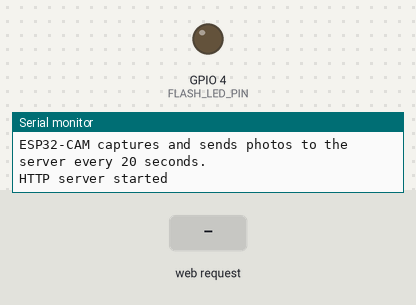
The sketch below on a simulated ESP32. Parts: output pins drawn as LEDs (lit = HIGH), the last lines printed to the serial monitor. The test bench sets the inputs (shaded band). WiFi joins after 1.5 s; servers stay silent unless stated; uploads are accepted with an empty reply; the camera gives no picture; web services answer with replies made up by the test bench.

Above: at 7.2 s.
7.3 s: HTTP request GET /on received
At 8.6 s:
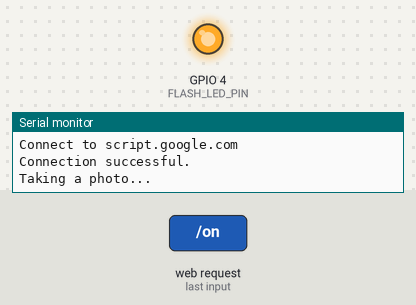
Timing chart, 0 to 11.1 s (numbered marks = the images above; inputs shaded):
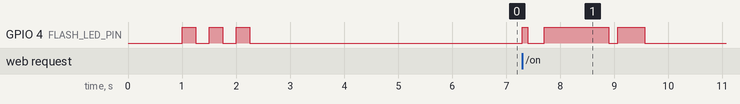

The sketch:

ESP32-CAM-AI-RecipesAndShopList.ino
```cpp
// Подключение необходимых библиотек
#include <WiFi.h>
#include <WiFiClientSecure.h>
#include "soc/soc.h"
#include "soc/rtc_cntl_reg.h"
#include "Base64.h"
#include "esp_camera.h"
#include <WebServer.h>

extern "C" {
  #include "mbedtls/base64.h"
}

WebServer server(80);


//========================================
// Telegram
const char* BOT_TOKEN = "токен_бота";
const char* CHAT_ID = "id_чата";


// Данные для подключения к Wi-Fi
const char* ssid = "your_SSID"; // Замените на свои данные
const char* password = "your_PASSWORD"; // Замените на свои данные


// Данные для загрузки фото в Google Drive: "Deployment ID" GAS проекта и имя папки
String myDeploymentID = "Deployment_ID_of_your_application"; // Замените на свои данные
String myMainFolderName = "PhotosOfProducts";


// Переменная для настройки захвата фото со светодиодной вспышкой.
// Установите значение "false", тогда светодиод вспышки не будет загораться при захвате фото.
// Установите значение "true", тогда светодиод вспышки загорается при захвате фото.
bool LED_Flash_ON = true;
//========================================


// Определение GPIO-выводов для модуля камеры AI THINKER
#define PWDN_GPIO_NUM     32
#define RESET_GPIO_NUM    -1
#define XCLK_GPIO_NUM      0
#define SIOD_GPIO_NUM     26
#define SIOC_GPIO_NUM     27

#define Y9_GPIO_NUM       35
#define Y8_GPIO_NUM       34
#define Y7_GPIO_NUM       39
#define Y6_GPIO_NUM       36
#define Y5_GPIO_NUM       21
#define Y4_GPIO_NUM       19
#define Y3_GPIO_NUM       18
#define Y2_GPIO_NUM        5
#define VSYNC_GPIO_NUM    25
#define HREF_GPIO_NUM     23
#define PCLK_GPIO_NUM     22


// Определение GPIO для светодиодной вспышки
#define FLASH_LED_PIN 4


// Создание защищенного Wi-Fi клиента
WiFiClientSecure client;

// Функция проверки соединения с Google Apps Script
void Test_Con() {
  const char* host = "script.google.com";
  while(1) {
    Serial.println("-----------");
    Serial.println("Connection Test...");
    Serial.println("Connect to " + String(host));

    client.setInsecure();

    if (client.connect(host, 443)) {
      Serial.println("Connection successful.");
      Serial.println("-----------");
      client.stop();
      break;
    } else {
      Serial.println("Connected to " + String(host) + " failed.");
      Serial.println("Wait a moment for reconnecting.");
      Serial.println("-----------");
      client.stop();
    }

    delay(1000);
  }
}


// Функция захвата и отправки фото в Google Drive
void SendCapturedPhotos() {
  const char* host = "script.google.com";
  Serial.println();
  Serial.println("-----------");
  Serial.println("Connect to " + String(host));

  client.setInsecure();

  // Вспышка мигает, сигнализируя начало передачи
  digitalWrite(FLASH_LED_PIN, HIGH);
  delay(100);
  digitalWrite(FLASH_LED_PIN, LOW);
  delay(100);
  //----------------------------------------

  // Процесс подключения, захвата и отправки фотографий на Google Диск.
  if (client.connect(host, 443)) {
    Serial.println("Connection successful.");

    if (LED_Flash_ON == true) {
      digitalWrite(FLASH_LED_PIN, HIGH);
      delay(100);
    }

    // Захват фото
    Serial.println();
    Serial.println("Taking a photo...");

    for (int i = 0; i <= 3; i++) {
      camera_fb_t * fb = NULL;
      fb = esp_camera_fb_get();
       if(!fb) {
          Serial.println("Camera capture failed");
          Serial.println("Restarting the ESP32 CAM.");
          delay(1000);
          ESP.restart();
          return;
        }
      esp_camera_fb_return(fb);
      delay(200);
    }

    camera_fb_t * fb = NULL;
    fb = esp_camera_fb_get();
    if(!fb) {
      Serial.println("Camera capture failed");
      Serial.println("Restarting the ESP32 CAM.");
      delay(1000);
      ESP.restart();
      return;
    }

    if (LED_Flash_ON == true) digitalWrite(FLASH_LED_PIN, LOW);

    Serial.println("Taking a photo was successful.");
    //..............................

    // Отправка фото в Google Drive
    Serial.println();
    Serial.println("Sending image to Google Drive.");
    Serial.println("Size: " + String(fb->len) + "byte");

    String url = "/macros/s/" + myDeploymentID + "/exec?folder=" + myMainFolderName;

    client.println("POST " + url + " HTTP/1.1");
    client.println("Host: " + String(host));
    client.println("Transfer-Encoding: chunked");
    client.println();

    int fbLen = fb->len;
    char *input = (char *)fb->buf;
    int chunkSize = 3 * 1000; // должно быть кратно 3
    int chunkBase64Size = base64_enc_len(chunkSize);
    char output[chunkBase64Size + 1];

    Serial.println();
    int chunk = 0;
    for (int i = 0; i < fbLen; i += chunkSize) {
      int l = base64_encode(output, input, min(fbLen - i, chunkSize));
      client.print(l, HEX);
      client.print("\r\n");
      client.print(output);
      client.print("\r\n");
      delay(100);
      input += chunkSize;
      Serial.print(".");
      chunk++;
      if (chunk % 50 == 0) {
        Serial.println();
      }
    }
    client.print("0\r\n");
    client.print("\r\n");

    esp_camera_fb_return(fb);
    //..............................

    // Ожидание ответа
    Serial.println("Waiting for response.");
    long int StartTime = millis();
    while (!client.available()) {
      Serial.print(".");
      delay(100);
      if ((StartTime + 10 * 1000) < millis()) {
        Serial.println();
        Serial.println("No response.");
        break;
      }
    }
    Serial.println();
    while (client.available()) {
      Serial.print(char(client.read()));
    }
    //..............................

    // Светодиод вспышки мигает один раз, указывая на успешную отправку фотографий на Google Диск
    digitalWrite(FLASH_LED_PIN, HIGH);
    delay(500);
    digitalWrite(FLASH_LED_PIN, LOW);
    delay(500);
    //..............................
  }
  else {
    Serial.println("Connected to " + String(host) + " failed.");

    // Светодиод мигает дважды, указывая на сбой подключения
    digitalWrite(FLASH_LED_PIN, HIGH);
    delay(500);
    digitalWrite(FLASH_LED_PIN, LOW);
    delay(500);
    digitalWrite(FLASH_LED_PIN, HIGH);
    delay(500);
    digitalWrite(FLASH_LED_PIN, LOW);
    delay(500);
    //..............................
  }
  //----------------------------------------

  Serial.println("-----------");

  client.stop();
}
//________________________________________________________________________________

//________________________________________________________________________________ VOID SETUP()
void setup() {
  // Настройка конфигурации ESP32-CAM, выполняется один раз при запуске

  // Отключаем детектор падения напряжения (brownout detector), чтобы избежать сбоев
  WRITE_PERI_REG(RTC_CNTL_BROWN_OUT_REG, 0);

  Serial.begin(115200);
  Serial.println();
  delay(1000);

  // Устанавливаем пин светодиода вспышки в режим выхода
  pinMode(FLASH_LED_PIN, OUTPUT);

  // Установка ESP32 в режим станции Wi-Fi
  Serial.println();
  Serial.println("Setting the ESP32 WiFi to station mode.");
  WiFi.mode(WIFI_STA);

  // Подключение к Wi-Fi точке доступа
  Serial.println();
  Serial.print("Connecting to : ");
  Serial.println(ssid);
  WiFi.begin(ssid, password);

  // Время ожидания процесса подключения ESP32 CAM к точке доступа WiFi/маршрутизатору WiFi составляет 20 секунд.
  // Если в течение 20 секунд ESP32 CAM не будет успешно подключен к WiFi, ESP32 CAM перезапустится.
  // Я установил это условие, потому что на моем ESP32-CAM бывают моменты, когда кажется, что он не может подключиться к WiFi, поэтому его нужно перезапустить, чтобы подключиться к WiFi.
  int connecting_process_timed_out = 20; // 20 секунд
  connecting_process_timed_out = connecting_process_timed_out * 2;
  while (WiFi.status() != WL_CONNECTED) {
    Serial.print(".");
    digitalWrite(FLASH_LED_PIN, HIGH);
    delay(250);
    digitalWrite(FLASH_LED_PIN, LOW);
    delay(250);
    if(connecting_process_timed_out > 0) connecting_process_timed_out--;
    if(connecting_process_timed_out == 0) {
      Serial.println();
      Serial.print("Failed to connect to ");
      Serial.println(ssid);
      Serial.println("Restarting the ESP32 CAM.");
      delay(1000);
      ESP.restart();
    }
  }

  // Отключаем светодиод после успешного подключения
  digitalWrite(FLASH_LED_PIN, LOW);

  Serial.println();
  Serial.print("Successfully connected to ");
  Serial.println(ssid);
  Serial.print("IP-адрес ESP32-CAM: ");
  Serial.println(WiFi.localIP());
  //----------------------------------------

  // Настройка камеры ESP32-CAM
  Serial.println();
  Serial.println("Set the camera ESP32 CAM...");

  camera_config_t config;
  config.ledc_channel = LEDC_CHANNEL_0;
  config.ledc_timer = LEDC_TIMER_0;
  config.pin_d0 = Y2_GPIO_NUM;
  config.pin_d1 = Y3_GPIO_NUM;
  config.pin_d2 = Y4_GPIO_NUM;
  config.pin_d3 = Y5_GPIO_NUM;
  config.pin_d4 = Y6_GPIO_NUM;
  config.pin_d5 = Y7_GPIO_NUM;
  config.pin_d6 = Y8_GPIO_NUM;
  config.pin_d7 = Y9_GPIO_NUM;
  config.pin_xclk = XCLK_GPIO_NUM;
  config.pin_pclk = PCLK_GPIO_NUM;
  config.pin_vsync = VSYNC_GPIO_NUM;
  config.pin_href = HREF_GPIO_NUM;
  config.pin_sscb_sda = SIOD_GPIO_NUM;
  config.pin_sscb_scl = SIOC_GPIO_NUM;
  config.pin_pwdn = PWDN_GPIO_NUM;
  config.pin_reset = RESET_GPIO_NUM;
  config.xclk_freq_hz = 20000000;
  config.pixel_format = PIXFORMAT_JPEG;

  // Инициализация камеры с высоким качеством, если доступна PSRAM
  if(psramFound()){
    config.frame_size = FRAMESIZE_UXGA;
    config.jpeg_quality = 10;  // 0-63, чем ниже число, тем выше качество
    config.fb_count = 2;
  } else {
    config.frame_size = FRAMESIZE_SVGA;
    config.jpeg_quality = 8;
    config.fb_count = 1;
  }

  // Инициализация камеры
  esp_err_t err = esp_camera_init(&config);
  if (err != ESP_OK) {
    Serial.printf("Camera init failed with error 0x%x", err);
    Serial.println();
    Serial.println("Restarting the ESP32 CAM.");
    delay(1000);
    ESP.restart();
  }

  sensor_t * s = esp_camera_sensor_get();

  // При необходимости, поменяйте разрешение камеры:
  // -UXGA   = 1600 x 1200 pixels
  // -SXGA   = 1280 x 1024 pixels
  // -XGA    = 1024 x 768  pixels
  // -SVGA   = 800 x 600   pixels
  // -VGA    = 640 x 480   pixels
  // -CIF    = 352 x 288   pixels
  // -QVGA   = 320 x 240   pixels
  // -HQVGA  = 240 x 160   pixels
  // -QQVGA  = 160 x 120   pixels
  s->set_framesize(s, FRAMESIZE_SXGA);  //--> UXGA|SXGA|XGA|SVGA|VGA|CIF|QVGA|HQVGA|QQVGA

  Serial.println("Setting the camera successfully.");
  Serial.println();

  delay(1000);

  Test_Con();

  Serial.println();
  Serial.println("ESP32-CAM captures and sends photos to the server every 20 seconds.");
  Serial.println();
  delay(2000);


  // обработка входящего HTTP-запроса
  server.on("/on", handleOn);
  server.begin();
  Serial.println("HTTP server started");

}


// Функция отправки Telegram-сообщения
void sendTelegramMessage(String message) {
  WiFiClientSecure tgClient;
  tgClient.setInsecure();
  if (!tgClient.connect("api.telegram.org", 443)) {
    Serial.println("Telegram connection failed");
    return;
  }

  String url = "/bot" + String(BOT_TOKEN) + "/sendMessage";
  String data = "chat_id=" + String(CHAT_ID) + "&text=" + urlencode(message);

  tgClient.println("POST " + url + " HTTP/1.1");
  tgClient.println("Host: api.telegram.org");
  tgClient.println("Content-Type: application/x-www-form-urlencoded");
  tgClient.print("Content-Length: ");
  tgClient.println(data.length());
  tgClient.println();
  tgClient.print(data);

  while (tgClient.connected()) {
    String line = tgClient.readStringUntil('\n');
    if (line == "\r") break;
  }

  Serial.println("Telegram response:");
  Serial.println(tgClient.readString());
}

String urlencode(String str) {
  String encoded = "";
  char c;
  char code0, code1;
  for (int i = 0; i < str.length(); i++) {
    c = str.charAt(i);
    if (isalnum(c)) {
      encoded += c;
    } else {
      code0 = (c >> 4) & 0xF;
      code1 = c & 0xF;
      encoded += '%';
      encoded += "0123456789ABCDEF"[code0];
      encoded += "0123456789ABCDEF"[code1];
    }
  }
  return encoded;
}


// Обработчик команды /on
void handleOn() {
  server.send(200, "text/plain", "Снимок выполняется...");
  Serial.println("/on triggered");
  SendCapturedPhotos();  // отправляем снимок на диск
  sendTelegramMessage("📸 Снимок выполнен и отправлен");
}


// тут код для многократного выполнения
void loop() {

  // проверка и обработка новых входящих запросов
  server.handleClient();
}
```

Base64.cpp
```cpp
// (licence header left out)
#if (defined(__AVR__))
#include <avr\pgmspace.h>
#else
#include <pgmspace.h>
#endif

const char PROGMEM b64_alphabet[] = "ABCDEFGHIJKLMNOPQRSTUVWXYZ"
        "abcdefghijklmnopqrstuvwxyz"
        "0123456789+/";

/* 'Private' declarations */
inline void a3_to_a4(unsigned char * a4, unsigned char * a3);
inline void a4_to_a3(unsigned char * a3, unsigned char * a4);
inline unsigned char b64_lookup(char c);

int base64_encode(char *output, char *input, int inputLen) {
    int i = 0, j = 0;
    int encLen = 0;
    unsigned char a3[3];
    unsigned char a4[4];

    while(inputLen--) {
        a3[i++] = *(input++);
        if(i == 3) {
            a3_to_a4(a4, a3);

            for(i = 0; i < 4; i++) {
                output[encLen++] = pgm_read_byte(&b64_alphabet[a4[i]]);
            }

            i = 0;
        }
    }

    if(i) {
        for(j = i; j < 3; j++) {
            a3[j] = '\0';
        }

        a3_to_a4(a4, a3);

        for(j = 0; j < i + 1; j++) {
            output[encLen++] = pgm_read_byte(&b64_alphabet[a4[j]]);
        }

        while((i++ < 3)) {
            output[encLen++] = '=';
        }
    }
    output[encLen] = '\0';
    return encLen;
}

int base64_decode(char * output, char * input, int inputLen) {
    int i = 0, j = 0;
    int decLen = 0;
    unsigned char a3[3];
    unsigned char a4[4];


    while (inputLen--) {
        if(*input == '=') {
            break;
        }

        a4[i++] = *(input++);
        if (i == 4) {
            for (i = 0; i <4; i++) {
                a4[i] = b64_lookup(a4[i]);
            }

            a4_to_a3(a3,a4);

            for (i = 0; i < 3; i++) {
                output[decLen++] = a3[i];
            }
            i = 0;
        }
    }

    if (i) {
        for (j = i; j < 4; j++) {
            a4[j] = '\0';
        }

        for (j = 0; j <4; j++) {
            a4[j] = b64_lookup(a4[j]);
        }

        a4_to_a3(a3,a4);

        for (j = 0; j < i - 1; j++) {
            output[decLen++] = a3[j];
        }
    }
    output[decLen] = '\0';
    return decLen;
}

int base64_enc_len(int plainLen) {
    int n = plainLen;
    return (n + 2 - ((n + 2) % 3)) / 3 * 4;
}

int base64_dec_len(char * input, int inputLen) {
    int i = 0;
    int numEq = 0;
    for(i = inputLen - 1; input[i] == '='; i--) {
        numEq++;
    }

    return ((6 * inputLen) / 8) - numEq;
}

inline void a3_to_a4(unsigned char * a4, unsigned char * a3) {
    a4[0] = (a3[0] & 0xfc) >> 2;
    a4[1] = ((a3[0] & 0x03) << 4) + ((a3[1] & 0xf0) >> 4);
    a4[2] = ((a3[1] & 0x0f) << 2) + ((a3[2] & 0xc0) >> 6);
    a4[3] = (a3[2] & 0x3f);
}

inline void a4_to_a3(unsigned char * a3, unsigned char * a4) {
    a3[0] = (a4[0] << 2) + ((a4[1] & 0x30) >> 4);
    a3[1] = ((a4[1] & 0xf) << 4) + ((a4[2] & 0x3c) >> 2);
    a3[2] = ((a4[2] & 0x3) << 6) + a4[3];
}

inline unsigned char b64_lookup(char c) {
    if(c >='A' && c <='Z') return c - 'A';
    if(c >='a' && c <='z') return c - 71;
    if(c >='0' && c <='9') return c + 4;
    if(c == '+') return 62;
    if(c == '/') return 63;
    return -1;
}
//<<<<<<<<<<<<<<<<<<<<<<<<<<<<<<<<<<<<<<<<<<<<<<<<<<<<<<<<<<<<<<<<<<<<<<<<<<<<<<<<<<<<<<<<<
```

Base64.h
```cpp
// (licence header left out)
#ifndef _BASE64_H
#define _BASE64_H

/* b64_alphabet:
 *      Description: Base64 alphabet table, a mapping between integers
 *                   and base64 digits
 *      Notes: This is an extern here but is defined in Base64.c
 */
extern const char b64_alphabet[];

/* base64_encode:
 *      Description:
 *          Encode a string of characters as base64
 *      Parameters:
 *          output: the output buffer for the encoding, stores the encoded string
 *          input: the input buffer for the encoding, stores the binary to be encoded
 *          inputLen: the length of the input buffer, in bytes
 *      Return value:
 *          Returns the length of the encoded string
 *      Requirements:
 *          1. output must not be null or empty
 *          2. input must not be null
 *          3. inputLen must be greater than or equal to 0
 */
int base64_encode(char *output, char *input, int inputLen);

/* base64_decode:
 *      Description:
 *          Decode a base64 encoded string into bytes
 *      Parameters:
 *          output: the output buffer for the decoding,
 *                  stores the decoded binary
 *          input: the input buffer for the decoding,
 *                 stores the base64 string to be decoded
 *          inputLen: the length of the input buffer, in bytes
 *      Return value:
 *          Returns the length of the decoded string
 *      Requirements:
 *          1. output must not be null or empty
 *          2. input must not be null
 *          3. inputLen must be greater than or equal to 0
 */
int base64_decode(char *output, char *input, int inputLen);

/* base64_enc_len:
 *      Description:
 *          Returns the length of a base64 encoded string whose decoded
 *          form is inputLen bytes long
 *      Parameters:
 *          inputLen: the length of the decoded string
 *      Return value:
 *          The length of a base64 encoded string whose decoded form
 *          is inputLen bytes long
 *      Requirements:
 *          None
 */
int base64_enc_len(int inputLen);

/* base64_dec_len:
 *      Description:
 *          Returns the length of the decoded form of a
 *          base64 encoded string
 *      Parameters:
 *          input: the base64 encoded string to be measured
 *          inputLen: the length of the base64 encoded string
 *      Return value:
 *          Returns the length of the decoded form of a
 *          base64 encoded string
 *      Requirements:
 *          1. input must not be null
 *          2. input must be greater than or equal to zero
 */
int base64_dec_len(char *input, int inputLen);

#endif // _BASE64_H
//<<<<<<<<<<<<<<<<<<<<<<<<<<<<<<<<<<<<<<<<<<<<<<<<<<<<<<<<<<<<<<<<<<<<<<<<<<<<<<<<<<<<<<<<<
```

Measured:
- after the input at 7.3 s, GPIO 4 (FLASH_LED_PIN): goes HIGH 0.10 s, LOW 0.30 s, HIGH 1.2 s, LOW 0.17 s, HIGH 0.50 s, then LOW, starting at once
